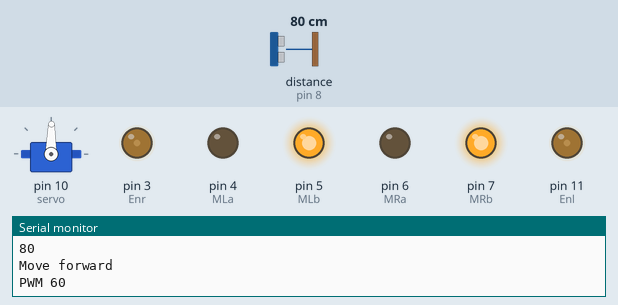
Simulated run of this sketch. Board: Arduino Uno, built with avr-gcc and run on an emulated ATmega328P. On the bench: servo, output pins drawn as LEDs (lit = HIGH), the last lines printed to the serial monitor. Wiring (inferred from the names in the program): ultrasonic range finder: trigger pin 9; echo pin 8. Inputs (shaded band) come from the test bench; at power-on: distance to the obstacle (sensor on pin 8) 80 cm. The echo pulse lasts 58.3 µs per cm; pins used as bus, display or sensor lines are not drawn.

Above: at 1.5 s.
1.6 s: distance to the obstacle (sensor on pin 8) set to 21 cm
3.1 s: distance to the obstacle (sensor on pin 8) set to 18 cm
At 8.9 s:
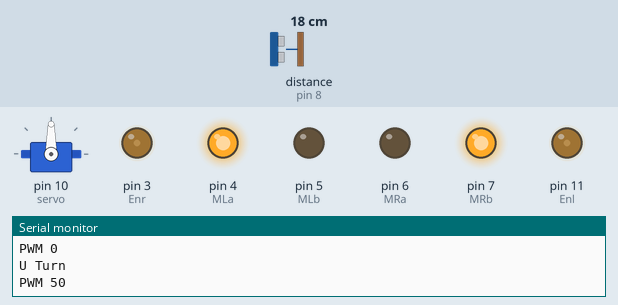
At 9.9 s:
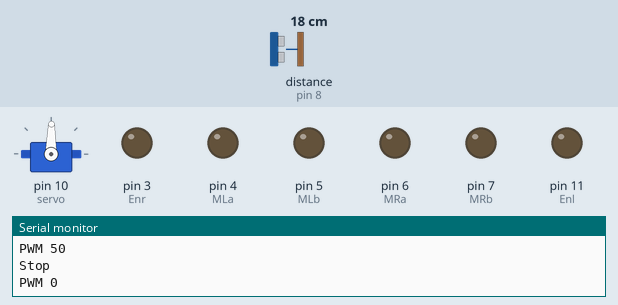
Timing chart, 0 to 15.1 s (numbered marks = the images above; inputs shaded):
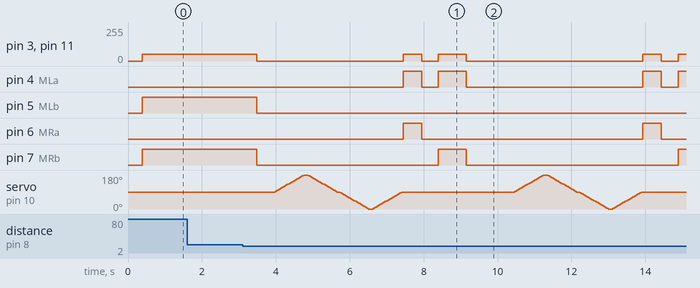

Measured:
- the behaviour switches between 20 and 19 cm on distance to the obstacle (sensor on pin 8) (found by bisection; images 0 and 1)
- after the input at 3.1 s, pin 3 (Enr): 50/255 → 0/255 after 0.39 s, → 50/255 4.0 s later, → 0/255 0.50 s later, → 50/255 0.45 s later, … (8 changes in this stretch); pin 4 (MLa): goes HIGH 0.50 s, LOW 0.45 s, HIGH 0.75 s, LOW 4.8 s, HIGH 0.50 s, LOW 0.45 s, then HIGH, starting after 4.3 s

The sketch:

Entry_Project.ino
```cpp
#include <Servo.h>
Servo servo;
#define trigPin 9
#define echoPin 8
#define MLa 4
#define MLb 5
#define MRa 6
#define MRb 7
#define Enr 3
#define Enl 11
void stop();
int dist();
void setup() {
  pinMode(MLa,OUTPUT);
  pinMode(MLb,OUTPUT);
  pinMode(MRa,OUTPUT);
  pinMode(MRb,OUTPUT);
  pinMode(Enr,OUTPUT);
  pinMode(Enl,OUTPUT);
  pinMode(trigPin,OUTPUT);
  pinMode(echoPin,INPUT);
  servo.attach(10);
  Serial.begin(9600);
}
void loop()
{
  unsigned long duration[3], distance[3];
  servo.write(89);
  delay(375);

  distance[0] = dist();

  if(distance[0]>18)
  {
   Serial.println("Move forward");
   digitalWrite(MLb,HIGH);//forward
   digitalWrite(MLa,LOW);
   digitalWrite(MRb,HIGH);
   digitalWrite(MRa,LOW);
   analogWrite(Enr,50);
   analogWrite(Enl,50);
   Serial.println("PWM 60");
   delay(10);
  }

  else if((distance[0]<=18)&&(distance[0]>=0))
  {
   stop();
  //  delay(450);
   for(int i=90;i<=180;i+=5)
    {
      servo.write(i);
      delay(45);
    }// serveo facing left
    delay(20);
   distance[1] = dist();
    delay(20);
   for(int i=180;i>=90;i-=5)
    {
      servo.write(i);
      delay(45);
    }

   for(int i=90;i>=0;i-=5)
   {
     servo.write(i);
     delay(45);
   }// serveo facing right
    delay(20);
   distance[2] = dist();
    delay(20);
   for(int i=0;i<=90;i+=5)
   {
     servo.write(i);
     delay(45);
   }

   if ((distance[1]>distance[2])&&(distance[1]>=18) )
   {
     Serial.println("Turn left");
     digitalWrite(MLb,HIGH);//left turn
     digitalWrite(MLa,LOW);
     digitalWrite(MRb,LOW);
     digitalWrite(MRa,HIGH);
     analogWrite(Enr,53);
     analogWrite(Enl,53);
     Serial.println("PWM 53");
     delay(400);
     stop();

    }

   else if ((distance[1]<distance[2])&&(distance[2]<=18) )
    {
      Serial.println("Turn right");
      digitalWrite(MLb,LOW);//right turn
      digitalWrite(MLa,HIGH);
      digitalWrite(MRb,HIGH);
      digitalWrite(MRa,LOW);
      analogWrite(Enr,53);
      analogWrite(Enl,53);
      Serial.println("PWM 53");
      delay(400);
      stop();
    }
   else
   {
     digitalWrite(MLb,LOW);//reverse out
     digitalWrite(MLa,HIGH);
     digitalWrite(MRb,LOW);
     digitalWrite(MRa,HIGH);
     analogWrite(Enr,50);
     analogWrite(Enl,50);
     Serial.println("reverse");
     Serial.println("PWM 50");
     delay(500);
     stop();
     digitalWrite(MLb,LOW);//U turn
     digitalWrite(MLa,HIGH);
     digitalWrite(MRb,HIGH);
     digitalWrite(MRa,LOW);
     analogWrite(Enr,50);
     analogWrite(Enl,50);
     Serial.println("U Turn");
     Serial.println("PWM 50");
     delay(750);
     stop();
   }
  }

  else //
  {
    stop();
  }
}
void stop()
{
   digitalWrite(MLb,LOW);//stop
   digitalWrite(MLa,LOW);
   digitalWrite(MRb,LOW);
   digitalWrite(MRa,LOW);
   analogWrite(Enr,0);
   analogWrite(Enl,0);
   Serial.println("Stop");
   Serial.println("PWM 0");
   delay(450);
}
int dist()
{
  long distance , dur;
  digitalWrite(trigPin,LOW);
  delayMicroseconds(2);
  digitalWrite(trigPin,HIGH);
  delayMicroseconds(15);
  digitalWrite(trigPin,LOW);

  dur = pulseIn(echoPin,HIGH);
  distance = dur/29/2;
  Serial.println(distance);
  return distance;
}
```
